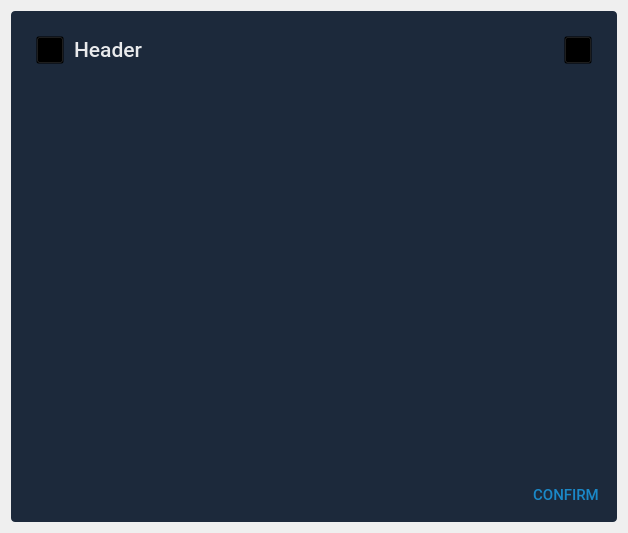
<?xml version="1.0" encoding="UTF-8"?>
<ui version="4.0">
 <class>Dialog</class>
 <widget class="QWidget" name="Dialog">
  <property name="geometry">
   <rect>
    <x>0</x>
    <y>0</y>
    <width>628</width>
    <height>533</height>
   </rect>
  </property>
  <property name="windowTitle">
   <string>Form</string>
  </property>
  <property name="styleSheet">
   <string notr="true">QWidget#dialog 
{
	background-color: #1C293B;
	border: none;
	border-radius: 4px;
	outline: none;
}

QPushButton
{
	background-color: transparent;
	color: rgba(25, 157, 229, 210);
	outline: none;
	padding-left: 8px;
	padding-right: 8px;
	padding-top: 8px;
	padding-bottom: 8px;
	border-radius: 4px;
}

QPushButton:hover
{
	background-color: rgba(140, 195, 240, 30);
}

QToolButton
{
	background-color: transparent;
	outline: none;
}</string>
  </property>
  <layout class="QGridLayout" name="gridLayout">
   <item row="0" column="0">
    <widget class="QWidget" name="dialog" native="true">
     <layout class="QVBoxLayout" name="verticalLayout">
      <property name="spacing">
       <number>10</number>
      </property>
      <property name="leftMargin">
       <number>25</number>
      </property>
      <property name="topMargin">
       <number>25</number>
      </property>
      <property name="rightMargin">
       <number>10</number>
      </property>
      <property name="bottomMargin">
       <number>10</number>
      </property>
      <item>
       <layout class="QHBoxLayout" name="horizontalLayout_2">
        <property name="spacing">
         <number>10</number>
        </property>
        <property name="rightMargin">
         <number>15</number>
        </property>
        <item>
         <widget class="QToolButton" name="header_icon">
          <property name="enabled">
           <bool>false</bool>
          </property>
          <property name="minimumSize">
           <size>
            <width>28</width>
            <height>28</height>
           </size>
          </property>
          <property name="maximumSize">
           <size>
            <width>28</width>
            <height>28</height>
           </size>
          </property>
          <property name="text">
           <string/>
          </property>
          <property name="iconSize">
           <size>
            <width>24</width>
            <height>24</height>
           </size>
          </property>
         </widget>
        </item>
        <item>
         <widget class="QLabel" name="title">
          <property name="font">
           <font>
            <family>Roboto Medium</family>
            <pointsize>16</pointsize>
           </font>
          </property>
          <property name="styleSheet">
           <string notr="true">color: rgba(255, 255, 255, 230);</string>
          </property>
          <property name="text">
           <string>Header</string>
          </property>
         </widget>
        </item>
        <item>
         <widget class="QToolButton" name="close">
          <property name="minimumSize">
           <size>
            <width>28</width>
            <height>28</height>
           </size>
          </property>
          <property name="maximumSize">
           <size>
            <width>28</width>
            <height>28</height>
           </size>
          </property>
          <property name="text">
           <string/>
          </property>
          <property name="icon">
           <iconset resource="../resources/resources.qrc">
            <normaloff>:/images/images/close_white_24dp.svg</normaloff>:/images/images/close_white_24dp.svg</iconset>
          </property>
          <property name="iconSize">
           <size>
            <width>24</width>
            <height>24</height>
           </size>
          </property>
         </widget>
        </item>
       </layout>
      </item>
      <item>
       <widget class="QWidget" name="central_widget" native="true">
        <property name="sizePolicy">
         <sizepolicy hsizetype="Preferred" vsizetype="Expanding">
          <horstretch>0</horstretch>
          <verstretch>0</verstretch>
         </sizepolicy>
        </property>
        <layout class="QGridLayout" name="gridLayout_2">
         <property name="topMargin">
          <number>0</number>
         </property>
        </layout>
       </widget>
      </item>
      <item>
       <layout class="QHBoxLayout" name="horizontalLayout">
        <item>
         <spacer name="horizontalSpacer">
          <property name="orientation">
           <enum>Qt::Horizontal</enum>
          </property>
          <property name="sizeHint" stdset="0">
           <size>
            <width>40</width>
            <height>20</height>
           </size>
          </property>
         </spacer>
        </item>
        <item>
         <widget class="FlatButton" name="confirm">
          <property name="font">
           <font>
            <family>Roboto Medium</family>
            <pointsize>11</pointsize>
           </font>
          </property>
          <property name="cursor">
           <cursorShape>PointingHandCursor</cursorShape>
          </property>
          <property name="text">
           <string>CONFIRM</string>
          </property>
         </widget>
        </item>
       </layout>
      </item>
     </layout>
    </widget>
   </item>
  </layout>
 </widget>
 <customwidgets>
  <customwidget>
   <class>FlatButton</class>
   <extends>QPushButton</extends>
   <header>budgetter.view.widgets.flat_button.h</header>
  </customwidget>
 </customwidgets>
 <resources>
  <include location="../resources/resources.qrc"/>
 </resources>
 <connections/>
</ui>
